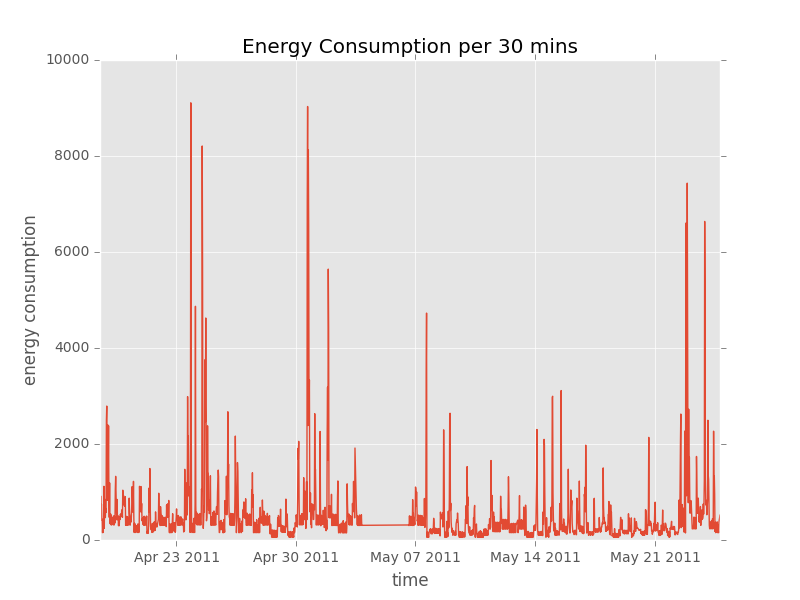

The Python source for this figure:
from matplotlib import style
from matplotlib import pylab as plt
            
style.use('ggplot')
                
MY_FILE='total_watt.csv'
date=[]
consumption=[]
                            
import csv
with open(MY_FILE, 'rb') as csvfile:
    csvreader = csv.reader(csvfile, delimiter=',')
    for row in csvreader:
        if len(row) ==2 :
            date.append(row[0])
            consumption.append(row[1])

                                                            
import datetime
for x in range(len(date)):
    date[x]=datetime.datetime.strptime(date[x], '%Y-%m-%d %H:%M:%S')
                                                                        
plt.plot(date,consumption)
                                                                            
plt.title('Energy Consumption per 30 mins')
plt.xlabel('time')
plt.ylabel('energy consumption')

plt.show()
